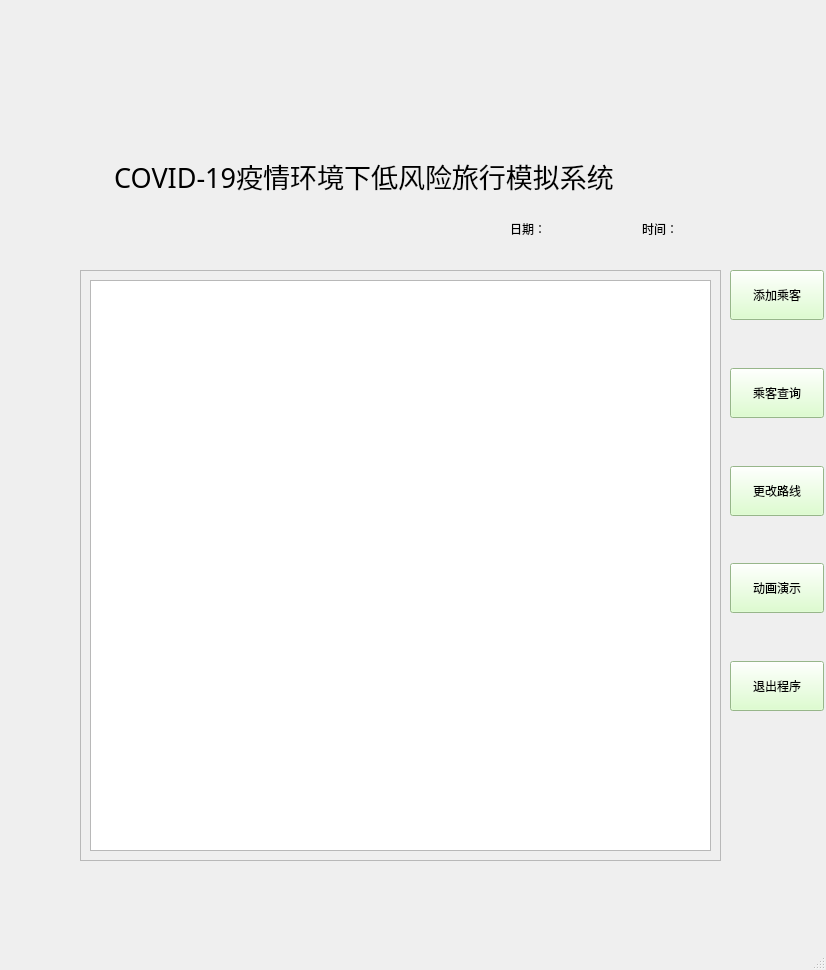
<?xml version="1.0" encoding="UTF-8"?>
<ui version="4.0">
 <class>MainWindow</class>
 <widget class="QMainWindow" name="MainWindow">
  <property name="geometry">
   <rect>
    <x>0</x>
    <y>0</y>
    <width>826</width>
    <height>970</height>
   </rect>
  </property>
  <property name="windowTitle">
   <string>BUPT-DS-旅行模拟系统</string>
  </property>
  <property name="windowIcon">
   <iconset resource="source.qrc">
    <normaloff>:/new/prefix1/image/icon_2.ico</normaloff>:/new/prefix1/image/icon_2.ico</iconset>
  </property>
  <widget class="QWidget" name="centralwidget">
   <widget class="QWidget" name="widget" native="true">
    <property name="geometry">
     <rect>
      <x>730</x>
      <y>270</y>
      <width>94</width>
      <height>441</height>
     </rect>
    </property>
    <layout class="QVBoxLayout" name="verticalLayout_2">
     <item>
      <widget class="QPushButton" name="pushButton">
       <property name="minimumSize">
        <size>
         <width>0</width>
         <height>50</height>
        </size>
       </property>
       <property name="styleSheet">
        <string notr="true">background-color: rgb(212, 255, 193);
</string>
       </property>
       <property name="text">
        <string>添加乘客</string>
       </property>
       <property name="icon">
        <iconset resource="source.qrc">
         <normaloff>:/new/prefix1/image/add.png</normaloff>:/new/prefix1/image/add.png</iconset>
       </property>
      </widget>
     </item>
     <item>
      <spacer name="verticalSpacer">
       <property name="orientation">
        <enum>Qt::Vertical</enum>
       </property>
       <property name="sizeHint" stdset="0">
        <size>
         <width>20</width>
         <height>40</height>
        </size>
       </property>
      </spacer>
     </item>
     <item>
      <widget class="QPushButton" name="pushButton_2">
       <property name="minimumSize">
        <size>
         <width>0</width>
         <height>50</height>
        </size>
       </property>
       <property name="styleSheet">
        <string notr="true">background-color: rgb(212, 255, 193);
</string>
       </property>
       <property name="text">
        <string>乘客查询</string>
       </property>
       <property name="icon">
        <iconset resource="source.qrc">
         <normaloff>:/new/prefix1/image/serch.png</normaloff>:/new/prefix1/image/serch.png</iconset>
       </property>
      </widget>
     </item>
     <item>
      <spacer name="verticalSpacer_2">
       <property name="orientation">
        <enum>Qt::Vertical</enum>
       </property>
       <property name="sizeHint" stdset="0">
        <size>
         <width>20</width>
         <height>40</height>
        </size>
       </property>
      </spacer>
     </item>
     <item>
      <widget class="QPushButton" name="pushButton_5">
       <property name="minimumSize">
        <size>
         <width>0</width>
         <height>50</height>
        </size>
       </property>
       <property name="styleSheet">
        <string notr="true">background-color: rgb(212, 255, 193);
</string>
       </property>
       <property name="text">
        <string>更改路线</string>
       </property>
       <property name="icon">
        <iconset resource="source.qrc">
         <normaloff>:/new/prefix1/image/change.png</normaloff>:/new/prefix1/image/change.png</iconset>
       </property>
      </widget>
     </item>
     <item>
      <spacer name="verticalSpacer_3">
       <property name="orientation">
        <enum>Qt::Vertical</enum>
       </property>
       <property name="sizeHint" stdset="0">
        <size>
         <width>20</width>
         <height>40</height>
        </size>
       </property>
      </spacer>
     </item>
     <item>
      <widget class="QPushButton" name="pushButton_4">
       <property name="minimumSize">
        <size>
         <width>0</width>
         <height>50</height>
        </size>
       </property>
       <property name="styleSheet">
        <string notr="true">background-color: rgb(212, 255, 193);
</string>
       </property>
       <property name="text">
        <string>动画演示</string>
       </property>
       <property name="icon">
        <iconset resource="source.qrc">
         <normaloff>:/new/prefix1/image/cartoon.png</normaloff>:/new/prefix1/image/cartoon.png</iconset>
       </property>
      </widget>
     </item>
     <item>
      <spacer name="verticalSpacer_4">
       <property name="orientation">
        <enum>Qt::Vertical</enum>
       </property>
       <property name="sizeHint" stdset="0">
        <size>
         <width>20</width>
         <height>40</height>
        </size>
       </property>
      </spacer>
     </item>
     <item>
      <widget class="QPushButton" name="pushButton_3">
       <property name="minimumSize">
        <size>
         <width>0</width>
         <height>50</height>
        </size>
       </property>
       <property name="styleSheet">
        <string notr="true">background-color: rgb(212, 255, 193);
</string>
       </property>
       <property name="text">
        <string>退出程序</string>
       </property>
       <property name="icon">
        <iconset resource="source.qrc">
         <normaloff>:/new/prefix1/image/exit.png</normaloff>:/new/prefix1/image/exit.png</iconset>
       </property>
      </widget>
     </item>
    </layout>
   </widget>
   <widget class="QWidget" name="widget_2" native="true">
    <property name="geometry">
     <rect>
      <x>0</x>
      <y>250</y>
      <width>721</width>
      <height>651</height>
     </rect>
    </property>
    <widget class="QScrollArea" name="scrollArea">
     <property name="geometry">
      <rect>
       <x>80</x>
       <y>20</y>
       <width>641</width>
       <height>591</height>
      </rect>
     </property>
     <property name="widgetResizable">
      <bool>true</bool>
     </property>
     <widget class="QWidget" name="scrollAreaWidgetContents">
      <property name="geometry">
       <rect>
        <x>0</x>
        <y>0</y>
        <width>639</width>
        <height>589</height>
       </rect>
      </property>
      <layout class="QVBoxLayout" name="verticalLayout">
       <item>
        <widget class="QTextEdit" name="textEdit">
         <property name="font">
          <font>
           <family>微软雅黑</family>
           <pointsize>12</pointsize>
           <weight>9</weight>
           <italic>false</italic>
           <bold>false</bold>
          </font>
         </property>
         <property name="styleSheet">
          <string notr="true">
font: 75 12pt &quot;微软雅黑&quot;;
color: rgb(0, 0, 0);</string>
         </property>
        </widget>
       </item>
      </layout>
     </widget>
    </widget>
   </widget>
   <widget class="QLabel" name="label_title">
    <property name="geometry">
     <rect>
      <x>30</x>
      <y>160</y>
      <width>721</width>
      <height>31</height>
     </rect>
    </property>
    <property name="font">
     <font>
      <family>微软雅黑</family>
      <pointsize>20</pointsize>
      <weight>9</weight>
      <italic>false</italic>
      <bold>false</bold>
      <underline>false</underline>
      <strikeout>false</strikeout>
     </font>
    </property>
    <property name="layoutDirection">
     <enum>Qt::LeftToRight</enum>
    </property>
    <property name="styleSheet">
     <string notr="true">
font: 75 20pt &quot;微软雅黑&quot;;</string>
    </property>
    <property name="frameShape">
     <enum>QFrame::NoFrame</enum>
    </property>
    <property name="text">
     <string>            COVID-19疫情环境下低风险旅行模拟系统</string>
    </property>
    <property name="textFormat">
     <enum>Qt::AutoText</enum>
    </property>
   </widget>
   <widget class="QWidget" name="widget_3" native="true">
    <property name="geometry">
     <rect>
      <x>510</x>
      <y>210</y>
      <width>181</width>
      <height>38</height>
     </rect>
    </property>
    <property name="styleSheet">
     <string notr="true"/>
    </property>
    <layout class="QHBoxLayout" name="horizontalLayout">
     <item>
      <widget class="QLabel" name="label">
       <property name="styleSheet">
        <string notr="true">font: 75 10pt &quot;微软雅黑&quot;;
font: 75 11pt &quot;微软雅黑&quot;;
</string>
       </property>
       <property name="text">
        <string>日期：</string>
       </property>
      </widget>
     </item>
     <item>
      <widget class="QLabel" name="day">
       <property name="styleSheet">
        <string notr="true">font: 75 11pt &quot;Times New Roman&quot;;
</string>
       </property>
       <property name="text">
        <string/>
       </property>
      </widget>
     </item>
     <item>
      <spacer name="horizontalSpacer">
       <property name="orientation">
        <enum>Qt::Horizontal</enum>
       </property>
       <property name="sizeHint" stdset="0">
        <size>
         <width>40</width>
         <height>20</height>
        </size>
       </property>
      </spacer>
     </item>
     <item>
      <widget class="QLabel" name="label_2">
       <property name="styleSheet">
        <string notr="true">font: 75 11pt &quot;微软雅黑&quot;;
</string>
       </property>
       <property name="text">
        <string>时间：</string>
       </property>
      </widget>
     </item>
     <item>
      <widget class="QLabel" name="time">
       <property name="styleSheet">
        <string notr="true">font: 75 11pt &quot;Times New Roman&quot;;
</string>
       </property>
       <property name="text">
        <string/>
       </property>
      </widget>
     </item>
    </layout>
   </widget>
   <widget class="QLabel" name="label_4">
    <property name="geometry">
     <rect>
      <x>-100</x>
      <y>-100</y>
      <width>1011</width>
      <height>1141</height>
     </rect>
    </property>
    <property name="styleSheet">
     <string notr="true">image: url(:/new/prefix1/image/254.png);</string>
    </property>
    <property name="text">
     <string/>
    </property>
   </widget>
   <zorder>label_4</zorder>
   <zorder>widget</zorder>
   <zorder>widget_2</zorder>
   <zorder>label_title</zorder>
   <zorder>widget_3</zorder>
  </widget>
  <widget class="QMenuBar" name="menubar">
   <property name="geometry">
    <rect>
     <x>0</x>
     <y>0</y>
     <width>826</width>
     <height>23</height>
    </rect>
   </property>
  </widget>
  <widget class="QStatusBar" name="statusbar"/>
 </widget>
 <resources>
  <include location="source.qrc"/>
 </resources>
 <connections/>
</ui>
